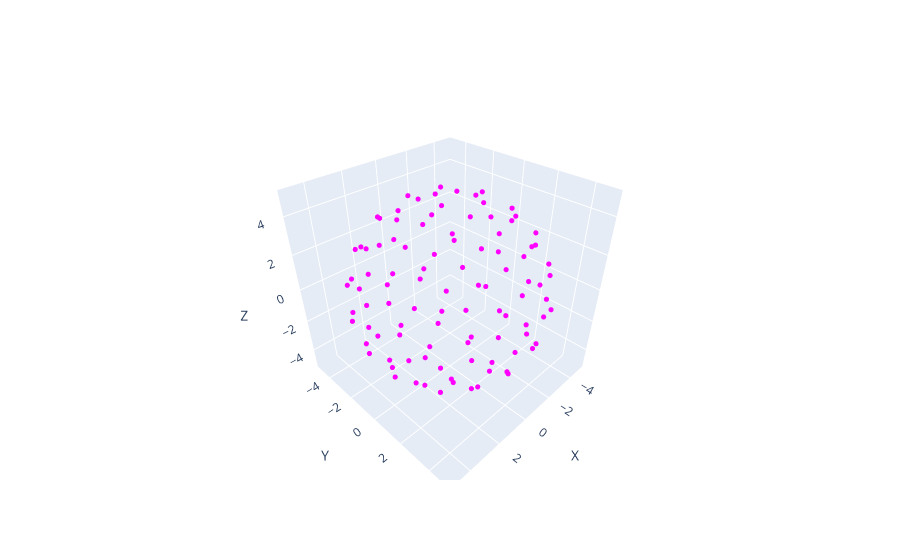

The notebook cell this image was saved under:
### Code cell
fig = new_fig()

add_points(points, fig, 'magenta')

fig.show()

### Figure 1 — Plotly figure (JSON) as saved in the notebook; plotly's stock layout.template omitted (floating-point values rounded to 4 significant figures)
{"data": [{"marker": {"color": "magenta", "size": 3}, "mode": "markers", "type": "scatter3d", "x": [0.2556], "y": [-0.6574], "z": [4.95]}, {"marker": {"color": "magenta", "size": 3}, "mode": "markers", "type": "scatter3d", "x": [-1.09], "y": [0.5378], "z": [4.85]}, {"marker": {"color": "magenta", "size": 3}, "mode": "markers", "type": "scatter3d", "x": [1.499], "y": [0.4364], "z": [4.75]}, {"marker": {"color": "magenta", "size": 3}, "mode": "markers", "type": "scatter3d", "x": [-0.9541], "y": [-1.571], "z": [4.65]}, {"marker": {"color": "magenta", "size": 3}, "mode": "markers", "type": "scatter3d", "x": [-0.4032], "y": [2.033], "z": [4.55]}, {"marker": {"color": "magenta", "size": 3}, "mode": "markers", "type": "scatter3d", "x": [1.838], "y": [-1.349], "z": [4.45]}, {"marker": {"color": "magenta", "size": 3}, "mode": "markers", "type": "scatter3d", "x": [-2.451], "y": [-0.2662], "z": [4.35]}, {"marker": {"color": "magenta", "size": 3}, "mode": "markers", "type": "scatter3d", "x": [1.739], "y": [1.979], "z": [4.25]}, {"marker": {"color": "magenta", "size": 3}, "mode": "markers", "type": "scatter3d", "x": [0.05763], "y": [-2.788], "z": [4.15]}, {"marker": {"color": "magenta", "size": 3}, "mode": "markers", "type": "scatter3d", "x": [-2.025], "y": [2.121], "z": [4.05]}, {"marker": {"color": "magenta", "size": 3}, "mode": "markers", "type": "scatter3d", "x": [3.059], "y": [-0.2048], "z": [3.95]}, {"marker": {"color": "magenta", "size": 3}, "mode": "markers", "type": "scatter3d", "x": [-2.491], "y": [-1.993], "z": [3.85]}, {"marker": {"color": "magenta", "size": 3}, "mode": "markers", "type": "scatter3d", "x": [0.5086], "y": [3.268], "z": [3.75]}, {"marker": {"color": "magenta", "size": 3}, "mode": "markers", "type": "scatter3d", "x": [1.893], "y": [-2.845], "z": [3.65]}, {"marker": {"color": "magenta", "size": 3}, "mode": "markers", "type": "scatter3d", "x": [-3.418], "y": [0.8436], "z": [3.55]}, {"marker": {"color": "magenta", "size": 3}, "mode": "markers", "type": "scatter3d", "x": [3.177], "y": [1.734], "z": [3.45]}, {"marker": {"color": "magenta", "size": 3}, "mode": "markers", "type": "scatter3d", "x": [-1.201], "y": [-3.512], "z": [3.35]}, {"marker": {"color": "magenta", "size": 3}, "mode": "markers", "type": "scatter3d", "x": [-1.522], "y": [3.482], "z": [3.25]}, {"marker": {"color": "magenta", "size": 3}, "mode": "markers", "type": "scatter3d", "x": [3.55], "y": [-1.573], "z": [3.15]}, {"marker": {"color": "magenta", "size": 3}, "mode": "markers", "type": "scatter3d", "x": [-3.755], "y": [-1.264], "z": [3.05]}, {"marker": {"color": "magenta", "size": 3}, "mode": "markers", "type": "scatter3d", "x": [1.952], "y": [3.534], "z": [2.95]}, {"marker": {"color": "magenta", "size": 3}, "mode": "markers", "type": "scatter3d", "x": [0.9648], "y": [-3.993], "z": [2.85]}, {"marker": {"color": "magenta", "size": 3}, "mode": "markers", "type": "scatter3d", "x": [-3.465], "y": [2.331], "z": [2.75]}, {"marker": {"color": "magenta", "size": 3}, "mode": "markers", "type": "scatter3d", "x": [4.193], "y": [0.6317], "z": [2.65]}, {"marker": {"color": "magenta", "size": 3}, "mode": "markers", "type": "scatter3d", "x": [-2.703], "y": [-3.345], "z": [2.55]}, {"marker": {"color": "magenta", "size": 3}, "mode": "markers", "type": "scatter3d", "x": [-0.27], "y": [4.35], "z": [2.45]}, {"marker": {"color": "magenta", "size": 3}, "mode": "markers", "type": "scatter3d", "x": [3.177], "y": [-3.063], "z": [2.35]}, {"marker": {"color": "magenta", "size": 3}, "mode": "markers", "type": "scatter3d", "x": [-4.464], "y": [0.114], "z": [2.25]}, {"marker": {"color": "magenta", "size": 3}, "mode": "markers", "type": "scatter3d", "x": [3.405], "y": [2.963], "z": [2.15]}, {"marker": {"color": "magenta", "size": 3}, "mode": "markers", "type": "scatter3d", "x": [-0.5146], "y": [-4.531], "z": [2.05]}, {"marker": {"color": "magenta", "size": 3}, "mode": "markers", "type": "scatter3d", "x": [-2.707], "y": [3.724], "z": [1.95]}, {"marker": {"color": "magenta", "size": 3}, "mode": "markers", "type": "scatter3d", "x": [4.552], "y": [-0.9257], "z": [1.85]}, {"marker": {"color": "magenta", "size": 3}, "mode": "markers", "type": "scatter3d", "x": [-4.015], "y": [-2.412], "z": [1.75]}, {"marker": {"color": "magenta", "size": 3}, "mode": "markers", "type": "scatter3d", "x": [1.341], "y": [4.525], "z": [1.65]}, {"marker": {"color": "magenta", "size": 3}, "mode": "markers", "type": "scatter3d", "x": [2.083], "y": [-4.273], "z": [1.55]}, {"marker": {"color": "magenta", "size": 3}, "mode": "markers", "type": "scatter3d", "x": [-4.451], "y": [1.756], "z": [1.45]}, {"marker": {"color": "magenta", "size": 3}, "mode": "markers", "type": "scatter3d", "x": [4.496], "y": [1.723], "z": [1.35]}, {"marker": {"color": "magenta", "size": 3}, "mode": "markers", "type": "scatter3d", "x": [-2.163], "y": [-4.331], "z": [1.25]}, {"marker": {"color": "magenta", "size": 3}, "mode": "markers", "type": "scatter3d", "x": [-1.337], "y": [4.679], "z": [1.15]}, {"marker": {"color": "magenta", "size": 3}, "mode": "markers", "type": "scatter3d", "x": [4.166], "y": [-2.558], "z": [1.05]}, {"marker": {"color": "magenta", "size": 3}, "mode": "markers", "type": "scatter3d", "x": [-4.82], "y": [-0.9312], "z": [0.95]}, {"marker": {"color": "magenta", "size": 3}, "mode": "markers", "type": "scatter3d", "x": [2.936], "y": [3.957], "z": [0.85]}, {"marker": {"color": "magenta", "size": 3}, "mode": "markers", "type": "scatter3d", "x": [0.5099], "y": [-4.917], "z": [0.75]}, {"marker": {"color": "magenta", "size": 3}, "mode": "markers", "type": "scatter3d", "x": [-3.708], "y": [3.291], "z": [0.65]}, {"marker": {"color": "magenta", "size": 3}, "mode": "markers", "type": "scatter3d", "x": [4.969], "y": [0.07845], "z": [0.55]}, {"marker": {"color": "magenta", "size": 3}, "mode": "markers", "type": "scatter3d", "x": [-3.618], "y": [-3.421], "z": [0.45]}, {"marker": {"color": "magenta", "size": 3}, "mode": "markers", "type": "scatter3d", "x": [0.3576], "y": [4.975], "z": [0.35]}, {"marker": {"color": "magenta", "size": 3}, "mode": "markers", "type": "scatter3d", "x": [3.101], "y": [-3.915], "z": [0.25]}, {"marker": {"color": "magenta", "size": 3}, "mode": "markers", "type": "scatter3d", "x": [-4.934], "y": [0.7927], "z": [0.15]}, {"marker": {"color": "magenta", "size": 3}, "mode": "markers", "type": "scatter3d", "x": [4.176], "y": [2.75], "z": [0.05]}, {"marker": {"color": "magenta", "size": 3}, "mode": "markers", "type": "scatter3d", "x": [-1.222], "y": [-4.848], "z": [-0.05]}, {"marker": {"color": "magenta", "size": 3}, "mode": "markers", "type": "scatter3d", "x": [-2.373], "y": [4.398], "z": [-0.15]}, {"marker": {"color": "magenta", "size": 3}, "mode": "markers", "type": "scatter3d", "x": [4.717], "y": [-1.639], "z": [-0.25]}, {"marker": {"color": "magenta", "size": 3}, "mode": "markers", "type": "scatter3d", "x": [-4.58], "y": [-1.976], "z": [-0.35]}, {"marker": {"color": "magenta", "size": 3}, "mode": "markers", "type": "scatter3d", "x": [2.039], "y": [4.543], "z": [-0.45]}, {"marker": {"color": "magenta", "size": 3}, "mode": "markers", "type": "scatter3d", "x": [1.562], "y": [-4.718], "z": [-0.55]}, {"marker": {"color": "magenta", "size": 3}, "mode": "markers", "type": "scatter3d", "x": [-4.328], "y": [2.418], "z": [-0.65]}, {"marker": {"color": "magenta", "size": 3}, "mode": "markers", "type": "scatter3d", "x": [4.811], "y": [1.138], "z": [-0.75]}, {"marker": {"color": "magenta", "size": 3}, "mode": "markers", "type": "scatter3d", "x": [-2.77], "y": [-4.075], "z": [-0.85]}, {"marker": {"color": "magenta", "size": 3}, "mode": "markers", "type": "scatter3d", "x": [-0.7076], "y": [4.858], "z": [-0.95]}, {"marker": {"color": "magenta", "size": 3}, "mode": "markers", "type": "scatter3d", "x": [3.787], "y": [-3.091], "z": [-1.05]}, {"marker": {"color": "magenta", "size": 3}, "mode": "markers", "type": "scatter3d", "x": [-4.858], "y": [-0.2778], "z": [-1.15]}, {"marker": {"color": "magenta", "size": 3}, "mode": "markers", "type": "scatter3d", "x": [3.377], "y": [3.469], "z": [-1.25]}, {"marker": {"color": "magenta", "size": 3}, "mode": "markers", "type": "scatter3d", "x": [-0.1464], "y": [-4.812], "z": [-1.35]}, {"marker": {"color": "magenta", "size": 3}, "mode": "markers", "type": "scatter3d", "x": [-3.123], "y": [3.625], "z": [-1.45]}, {"marker": {"color": "magenta", "size": 3}, "mode": "markers", "type": "scatter3d", "x": [4.721], "y": [-0.5594], "z": [-1.55]}, {"marker": {"color": "magenta", "size": 3}, "mode": "markers", "type": "scatter3d", "x": [-3.831], "y": [-2.757], "z": [-1.65]}, {"marker": {"color": "magenta", "size": 3}, "mode": "markers", "type": "scatter3d", "x": [0.9557], "y": [4.585], "z": [-1.75]}, {"marker": {"color": "magenta", "size": 3}, "mode": "markers", "type": "scatter3d", "x": [2.373], "y": [-3.993], "z": [-1.85]}, {"marker": {"color": "magenta", "size": 3}, "mode": "markers", "type": "scatter3d", "x": [-4.408], "y": [1.33], "z": [-1.95]}, {"marker": {"color": "magenta", "size": 3}, "mode": "markers", "type": "scatter3d", "x": [4.109], "y": [1.978], "z": [-2.05]}, {"marker": {"color": "magenta", "size": 3}, "mode": "markers", "type": "scatter3d", "x": [-1.677], "y": [-4.191], "z": [-2.15]}, {"marker": {"color": "magenta", "size": 3}, "mode": "markers", "type": "scatter3d", "x": [-1.577], "y": [4.177], "z": [-2.25]}, {"marker": {"color": "magenta", "size": 3}, "mode": "markers", "type": "scatter3d", "x": [3.939], "y": [-1.991], "z": [-2.35]}, {"marker": {"color": "magenta", "size": 3}, "mode": "markers", "type": "scatter3d", "x": [-4.197], "y": [-1.177], "z": [-2.45]}, {"marker": {"color": "magenta", "size": 3}, "mode": "markers", "type": "scatter3d", "x": [2.269], "y": [3.654], "z": [-2.55]}, {"marker": {"color": "magenta", "size": 3}, "mode": "markers", "type": "scatter3d", "x": [0.784], "y": [-4.167], "z": [-2.65]}, {"marker": {"color": "magenta", "size": 3}, "mode": "markers", "type": "scatter3d", "x": [-3.341], "y": [2.504], "z": [-2.75]}, {"marker": {"color": "magenta", "size": 3}, "mode": "markers", "type": "scatter3d", "x": [4.088], "y": [0.4038], "z": [-2.85]}, {"marker": {"color": "magenta", "size": 3}, "mode": "markers", "type": "scatter3d", "x": [-2.694], "y": [-3.006], "z": [-2.95]}, {"marker": {"color": "magenta", "size": 3}, "mode": "markers", "type": "scatter3d", "x": [-0.04322], "y": [3.962], "z": [-3.05]}, {"marker": {"color": "magenta", "size": 3}, "mode": "markers", "type": "scatter3d", "x": [2.654], "y": [-2.834], "z": [-3.15]}, {"marker": {"color": "magenta", "size": 3}, "mode": "markers", "type": "scatter3d", "x": [-3.789], "y": [0.2909], "z": [-3.25]}, {"marker": {"color": "magenta", "size": 3}, "mode": "markers", "type": "scatter3d", "x": [2.921], "y": [2.29], "z": [-3.35]}, {"marker": {"color": "magenta", "size": 3}, "mode": "markers", "type": "scatter3d", "x": [-0.5915], "y": [-3.57], "z": [-3.45]}, {"marker": {"color": "magenta", "size": 3}, "mode": "markers", "type": "scatter3d", "x": [-1.922], "y": [2.95], "z": [-3.55]}, {"marker": {"color": "magenta", "size": 3}, "mode": "markers", "type": "scatter3d", "x": [3.31], "y": [-0.8511], "z": [-3.65]}, {"marker": {"color": "magenta", "size": 3}, "mode": "markers", "type": "scatter3d", "x": [-2.918], "y": [-1.556], "z": [-3.75]}, {"marker": {"color": "magenta", "size": 3}, "mode": "markers", "type": "scatter3d", "x": [1.062], "y": [3.008], "z": [-3.85]}, {"marker": {"color": "magenta", "size": 3}, "mode": "markers", "type": "scatter3d", "x": [1.201], "y": [-2.821], "z": [-3.95]}, {"marker": {"color": "magenta", "size": 3}, "mode": "markers", "type": "scatter3d", "x": [-2.669], "y": [1.214], "z": [-4.05]}, {"marker": {"color": "magenta", "size": 3}, "mode": "markers", "type": "scatter3d", "x": [2.652], "y": [0.8636], "z": [-4.15]}, {"marker": {"color": "magenta", "size": 3}, "mode": "markers", "type": "scatter3d", "x": [-1.296], "y": [-2.293], "z": [-4.25]}, {"marker": {"color": "magenta", "size": 3}, "mode": "markers", "type": "scatter3d", "x": [-0.5556], "y": [2.402], "z": [-4.35]}, {"marker": {"color": "magenta", "size": 3}, "mode": "markers", "type": "scatter3d", "x": [1.879], "y": [-1.291], "z": [-4.45]}, {"marker": {"color": "magenta", "size": 3}, "mode": "markers", "type": "scatter3d", "x": [-2.053], "y": [-0.2888], "z": [-4.55]}, {"marker": {"color": "magenta", "size": 3}, "mode": "markers", "type": "scatter3d", "x": [1.169], "y": [1.418], "z": [-4.65]}, {"marker": {"color": "magenta", "size": 3}, "mode": "markers", "type": "scatter3d", "x": [0.08152], "y": [-1.559], "z": [-4.75]}, {"marker": {"color": "magenta", "size": 3}, "mode": "markers", "type": "scatter3d", "x": [-0.8668], "y": [0.8522], "z": [-4.85]}, {"marker": {"color": "magenta", "size": 3}, "mode": "markers", "type": "scatter3d", "x": [0.7049], "y": [-0.02489], "z": [-4.95]}], "layout": {"scene": {"xaxis": {"title": {"text": "X"}}, "yaxis": {"title": {"text": "Y"}}, "zaxis": {"title": {"text": "Z"}}}, "showlegend": false}}
